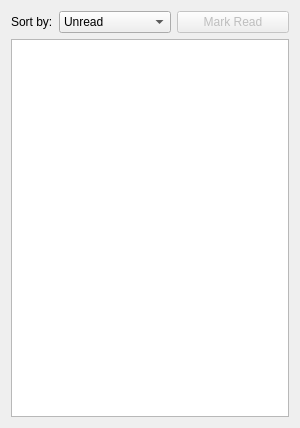
<?xml version="1.0" encoding="UTF-8"?>
<ui version="4.0">
 <class>HistoryView</class>
 <widget class="QWidget" name="HistoryView">
  <property name="geometry">
   <rect>
    <x>0</x>
    <y>0</y>
    <width>300</width>
    <height>428</height>
   </rect>
  </property>
  <property name="windowTitle">
   <string>History</string>
  </property>
  <layout class="QVBoxLayout" name="verticalLayout">
   <item>
    <layout class="QHBoxLayout" name="horizontalLayout">
     <item>
      <widget class="QLabel" name="label">
       <property name="sizePolicy">
        <sizepolicy hsizetype="Fixed" vsizetype="Preferred">
         <horstretch>0</horstretch>
         <verstretch>0</verstretch>
        </sizepolicy>
       </property>
       <property name="text">
        <string>Sort by:</string>
       </property>
       <property name="buddy">
        <cstring>sortComboBox</cstring>
       </property>
      </widget>
     </item>
     <item>
      <widget class="QComboBox" name="sortComboBox">
       <item>
        <property name="text">
         <string>Unread</string>
        </property>
       </item>
       <item>
        <property name="text">
         <string>Date</string>
        </property>
       </item>
       <item>
        <property name="text">
         <string>Name</string>
        </property>
       </item>
       <item>
        <property name="text">
         <string>Type</string>
        </property>
       </item>
      </widget>
     </item>
     <item>
      <widget class="QPushButton" name="markReadButton">
       <property name="enabled">
        <bool>false</bool>
       </property>
       <property name="toolTip">
        <string>Mark all items read</string>
       </property>
       <property name="text">
        <string>Mark Read</string>
       </property>
      </widget>
     </item>
    </layout>
   </item>
   <item>
    <widget class="QListView" name="historyListView">
     <property name="horizontalScrollBarPolicy">
      <enum>Qt::ScrollBarAlwaysOff</enum>
     </property>
     <property name="alternatingRowColors">
      <bool>true</bool>
     </property>
    </widget>
   </item>
  </layout>
 </widget>
 <tabstops>
  <tabstop>sortComboBox</tabstop>
  <tabstop>historyListView</tabstop>
 </tabstops>
 <resources/>
 <connections/>
</ui>
